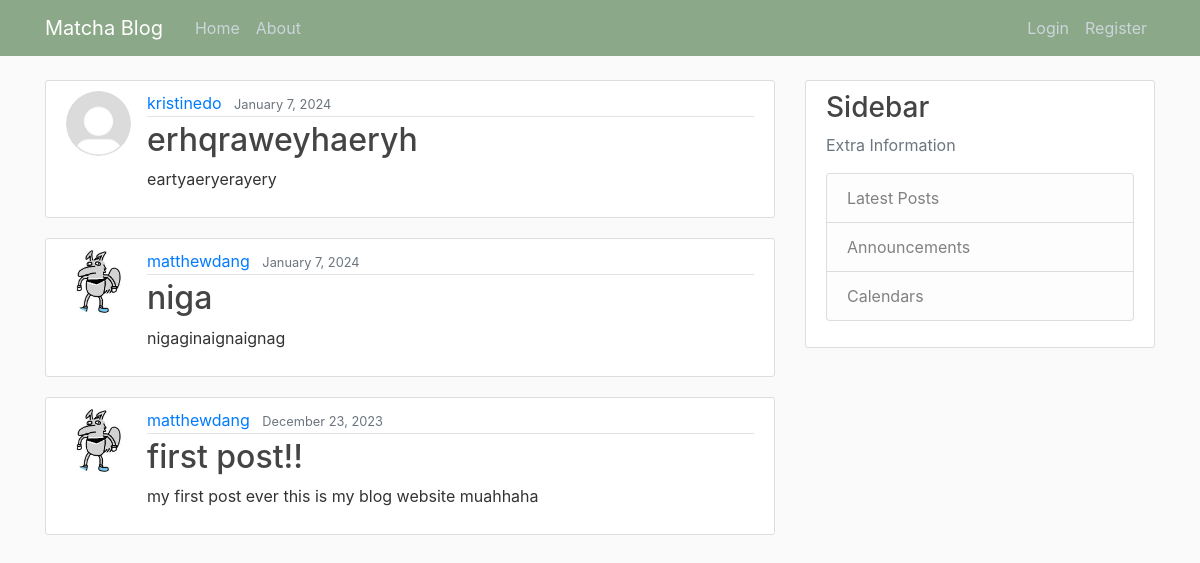
The page / on the database its author committed.
### blog/models.py (models this page shows, shortened)
class Post(models.Model):
    title = models.CharField(max_length=100)
    content = models.TextField()
    date_posted = models.DateTimeField(default=timezone.now)
    author = models.ForeignKey(User, on_delete=models.CASCADE)

### users/models.py (models this page shows, shortened)
class Profile(models.Model):
    user = models.OneToOneField(User, on_delete=models.CASCADE)
    image = models.ImageField(default='default.jpg', upload_to='profile_pics')

### blog/views.py (the view)
# urls.py: path('', PostListView.as_view(), name='blog-home'),
class PostListView(ListView):
    model = Post
    template_name = 'blog/home.html' # <app>/<model>_<viewtype>.html
    context_object_name = 'posts'
    ordering = ['-date_posted']

### blog/templates/blog/home.html
{% extends "blog/base.html" %}
{% block content %}
    {% for post in posts %}
    <article class="media content-section">
      <img class="rounded-circle article-img" src="{{ post.author.profile.image.url }}">
        <div class="media-body">
          <div class="article-metadata">
            <a class="mr-2" href="#">{{ post.author }}</a>
            <small class="text-muted">{{ post.date_posted|date:"F j, Y" }}</small>
          </div>
          <h2><a class="article-title" href="{% url 'post-detail' post.id %}">{{ post.title }}</a></h2>
          <p class="article-content">{{ post.content }}</p>
        </div>
      </article>
    {% endfor %}
{% endblock content %}

### blog/templates/blog/base.html (shortened to what this page needs)
{% load static %}
<!DOCTYPE html>
<html>
<head>
    <link rel="stylesheet" href="https://cdn.jsdelivr.net/npm/bootstrap@4.0.0/dist/css/bootstrap.min.css">
    <link rel="stylesheet" type="text/css" href="{% static 'blog/main.css' %}">
</head>
<body>
    <header class="site-header">
        <nav class="navbar navbar-expand-md navbar-dark bg-steel fixed-top">
          <div class="container">
            <a class="navbar-brand mr-4" href="{% url 'blog-home' %}">Matcha Blog</a>
            <div class="collapse navbar-collapse" id="navbarToggle">
              <div class="navbar-nav mr-auto">
                <a class="nav-item nav-link" href="{% url 'blog-home' %}">Home</a>
                <a class="nav-item nav-link" href="{% url 'blog-about' %}">About</a>
              </div>
              <div class="navbar-nav">
                {% if user.is_authenticated %}
                <a class="nav-item nav-link" href="{% url 'post-create' %}">New Post</a>
                  <a class="nav-item nav-link" href="{% url 'profile' %}">Profile</a>
                  <form method="post" action="{% url 'logout' %}">
                    {% csrf_token %}
                    <button type="submit" class="btn btn-link">Logout</button>
                </form>
                {% else %}
                  <a class="nav-item nav-link" href="{% url 'login' %}">Login</a>
                  <a class="nav-item nav-link" href="{% url 'register' %}">Register</a>
                {% endif %}
              </div>
            </div>
          </div>
        </nav>
      </header>
      <main role="main" class="container">
        <div class="row">
          <div class="col-md-8">
            {% block content %}{% endblock %}
          </div>
          <div class="col-md-4">
            <div class="content-section">
              <h3>Sidebar</h3>
              <p class='text-muted'>Extra Information
                <ul class="list-group">
                  <li class="list-group-item list-group-item-light">Latest Posts</li>
                  <li class="list-group-item list-group-item-light">Announcements</li>
                  <li class="list-group-item list-group-item-light">Calendars</li>
                </ul>
              </p>
            </div>
          </div>
        </div>
      </main>
</body>
</html>

### blog/static/blog/main.css (style rules this page uses)
body { background: #fafafa; color: #333333; margin-top: 5rem; }
h1, h2, h3, h4, h5, h6 { color: #444444; }
ul { margin: 0; }
.bg-steel { background-color: #8ba888; }
.site-header .navbar-nav .nav-link { color: #cbd5db; }
.content-section { background: #ffffff; padding: 10px 20px; border: 1px solid #dddddd; border-radius: 3px; margin-bottom: 20px; }
.article-title { color: #444444; }
.article-content { white-space: pre-line; }
.article-img { height: 65px; width: 65px; margin-right: 16px; }
.article-metadata { padding-bottom: 1px; margin-bottom: 4px; border-bottom: 1px solid #e3e3e3 }

### rows shown on the page
Post: author.profile.image (placeholder picture), author "kristinedo", date_posted "January 7, 2024", title "erhqraweyhaeryh", content "eartyaeryerayery"
Post: author.profile.image (picture), author "matthewdang", date_posted "January 7, 2024", title "niga", content "nigaginaignaignag"
Post: author.profile.image (picture), author "matthewdang", date_posted "December 23, 2023", title "first post!!", content "my first post ever this is my blog website muahhaha"
